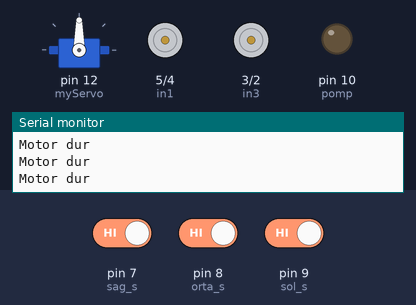
A sketch run on a simulated Arduino Uno, built with avr-gcc and run on an emulated ATmega328P. On the bench: servo, motor-driver pin pairs drawn as motors (green arrow = first pin HIGH = forward, orange = second pin HIGH = backward, longer = more drive, scaled by the enable pin), output pins drawn as LEDs (lit = HIGH), the last lines printed to the serial monitor. The test bench sets the inputs (shaded band); at power-on: pin 8 (orta_s) HIGH, pin 7 (sag_s) HIGH, pin 9 (sol_s) HIGH.

Above: at 1.4 s.
1.5 s: pin 8 (orta_s) driven LOW
At 1.65 s:
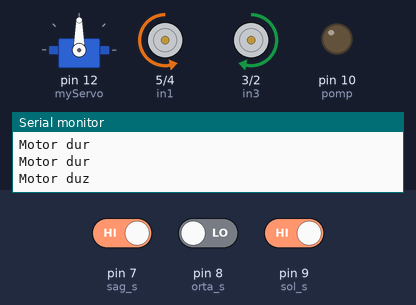
4.5 s: pin 7 (sag_s) driven LOW
7.5 s: pin 8 (orta_s) driven HIGH
10.5 s: pin 9 (sol_s) driven LOW
At 10.9 s:
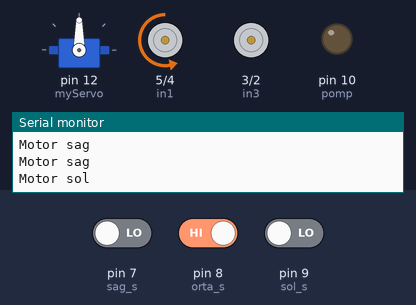
12.1 s: pin 9 (sol_s) driven HIGH
At 13.3 s:
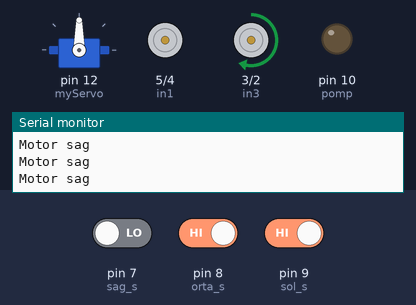
13.6 s: pin 7 (sag_s) driven HIGH
At 14.5 s:
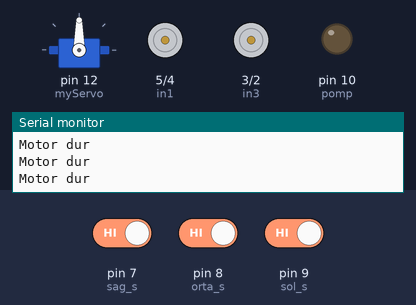
Timing chart, 0 to 16.1 s (numbered marks = the images above; inputs shaded):
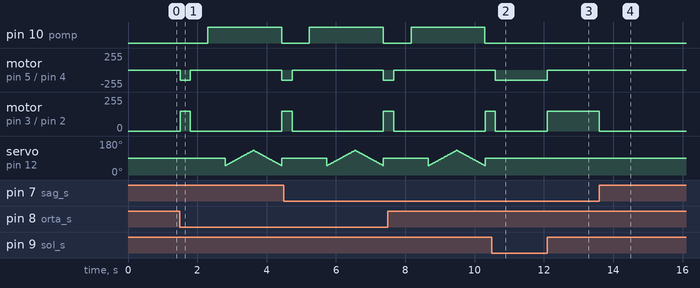

Measured:
- after the input at 1.5 s, pin 10 (pomp): LOW → HIGH after 0.80 s, → LOW 2.1 s later; motor on pin 5 (in1) / pin 4 (in2): stopped → backward 150/255 at once, → stopped 0.30 s later, → backward 150/255 2.6 s later; motor on pin 3 (in3) / pin 2 (in4): stopped → forward 150/255 at once, → stopped 0.30 s later, → forward 150/255 2.6 s later
- after the input at 10.5 s, motor on pin 5 (in1) / pin 4 (in2): stopped → backward 150/255 after 0.10 s; motor on pin 3 (in3) / pin 2 (in4): forward 150/255 → stopped after 0.10 s
- after the input at 12.1 s, motor on pin 5 (in1) / pin 4 (in2): backward 150/255 → stopped at once; motor on pin 3 (in3) / pin 2 (in4): stopped → forward 150/255 at once
- after the input at 13.6 s, motor on pin 3 (in3) / pin 2 (in4): forward 150/255 → stopped at once

The sketch:

arac.ino
```cpp
// ates == 1 ise ates yok
// ates == 0 ise ates var

#include <Servo.h>
Servo myServo;

#define sol_s 9
#define sag_s 7
#define orta_s 8
#define pomp 10
#define in1 5
#define in2 4
#define in3 3
#define in4 2
#define enA 11
#define enB 6


int ates_sag;
int ates_sol;
int ates_orta;
boolean ates=false;
int pos = 0;

void setup (){

  Serial.begin(9600);

  pinMode(sol_s, INPUT);
  pinMode(sag_s, INPUT);
  pinMode(orta_s, INPUT);

  pinMode(pomp, OUTPUT);

  pinMode(in1,OUTPUT);
  pinMode(in2,OUTPUT);
  pinMode(in3,OUTPUT);
  pinMode(in4,OUTPUT);
  pinMode(enA,OUTPUT);
  pinMode(enB,OUTPUT);


  myServo.attach(12);
  myServo.write(90);
}
void loop(){

  myServo.write(90);
  ates_sag=digitalRead(sag_s);
  ates_orta=digitalRead(orta_s);
  ates_sol=digitalRead(sol_s);

  if(!ates_sag){
    motor_sag();

  }

  if(!ates_sol){
    motor_sol();
  }

  if(!ates_orta){
     motor_orta();
     ates=true;
  }
  if(ates_sag == 1 && ates_orta==1 &&ates_sol==1){
    motor_dur();
  }
  delay(300);
  while(ates){
    ates_sondur();
  }
}
void motor_sag(){
  Serial.println("Motor sag");
  // sag motor
  digitalWrite(in1,HIGH);
  digitalWrite(in2,LOW);
  analogWrite(enA,0);
  // sol motor
  digitalWrite(in3,HIGH);
  digitalWrite(in4,LOW);
  analogWrite(enB,150);
}
void motor_sol(){
  Serial.println("Motor sol");
  // sag motor
  digitalWrite(in1,LOW);
  digitalWrite(in2,HIGH);
  analogWrite(enA,150);
  // sol motor
  digitalWrite(in3,HIGH);
  digitalWrite(in4,LOW);
  analogWrite(enB,0);
}
void motor_orta(){
  Serial.println("Motor duz");
  // sag motor
  digitalWrite(in1,LOW);
  digitalWrite(in2,HIGH);
  analogWrite(enA,150);
  // sol motor
  digitalWrite(in3,HIGH);
  digitalWrite(in4,LOW);
  analogWrite(enB,150);

}
void motor_dur(){
  Serial.println("Motor dur");
  // sag motor
  digitalWrite(in1,LOW);
  digitalWrite(in2,LOW);
  analogWrite(enA,0);
  // sol motor
  digitalWrite(in3,LOW);
  digitalWrite(in4,LOW);
  analogWrite(enB,0);

}
void ates_sondur(){
  Serial.println("Ates sondur");
  motor_dur();
  delay(500);
  digitalWrite(pomp,HIGH);
  delay(500);
  for(pos = 50;pos<=130;pos+=1){
    myServo.write(pos);
    delay(10);
  }
  for(pos = 130;pos>=50;pos-=1){
    myServo.write(pos);
    delay(10);
  }
  digitalWrite(pomp,LOW);
  myServo.write(90);
  ates=false;
}
```
